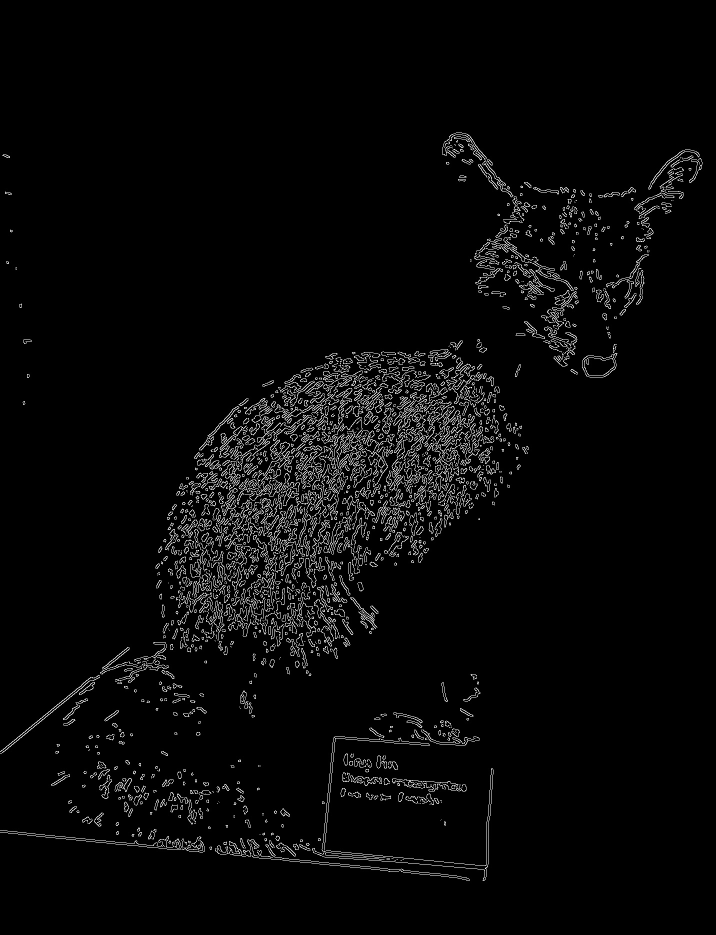
#> input picture output_imgs/edge_105_115.jpg, 1432 x 1870 px, given in place of fox.png, which was not available (shown at 1/2 size)
$ python edge_detect_v2.py
#> lines starting #> are read from the running program, lines starting #| are printed output that depends on the picture; after the words box and inside, x2 and y2 are one past the last pixel; in counts of white or black regions, pixels touching at a corner belong together; pictures that were not available may be replaced by others from this repository, and a replacement may not be noted
import cv2
import numpy as np

# Define the file to be processed
file = "fox.png"

# Load the image in grayscale
img = cv2.imread(file, cv2.IMREAD_GRAYSCALE)
#> img is the input picture: shape (1870, 1432); min 0, max 255, mean 8.2

# Apply Gaussian blur to reduce noise
img_blur = cv2.GaussianBlur(img, (9,9), 0)

# Define a range of threshold values to try
thresholds1 = np.arange(5, 200, 10)
thresholds = np.arange(5, 200, 10)

# Initialize variables to store the minimum number of edges found and the corresponding threshold value
min_edges = float('inf')
best_threshold = 0

# Loop over the threshold values and compute the number of edges for each
for t1 in thresholds1:
    for threshold in thresholds:
        if t1 == threshold:
            continue
        edges = cv2.Canny(img_blur, threshold1=t1, threshold2=threshold)
        img_blur2 = cv2.GaussianBlur(edges, (9,9), 0)
        edges2 = cv2.Canny(img_blur2, threshold1=t1, threshold2=threshold)
        num_edges = np.sum(edges2 > 0)
        if num_edges < min_edges:
            min_edges = num_edges
            best_threshold = threshold
        cv2.imwrite(f'output_imgs/edge_{t1}_{threshold}.jpg', edges2)
#> this loop made 20 passes
#> pass 1, `cv2.imwrite(f'output_imgs/edge_{t1}_{threshold}.jpg', edges2)`:
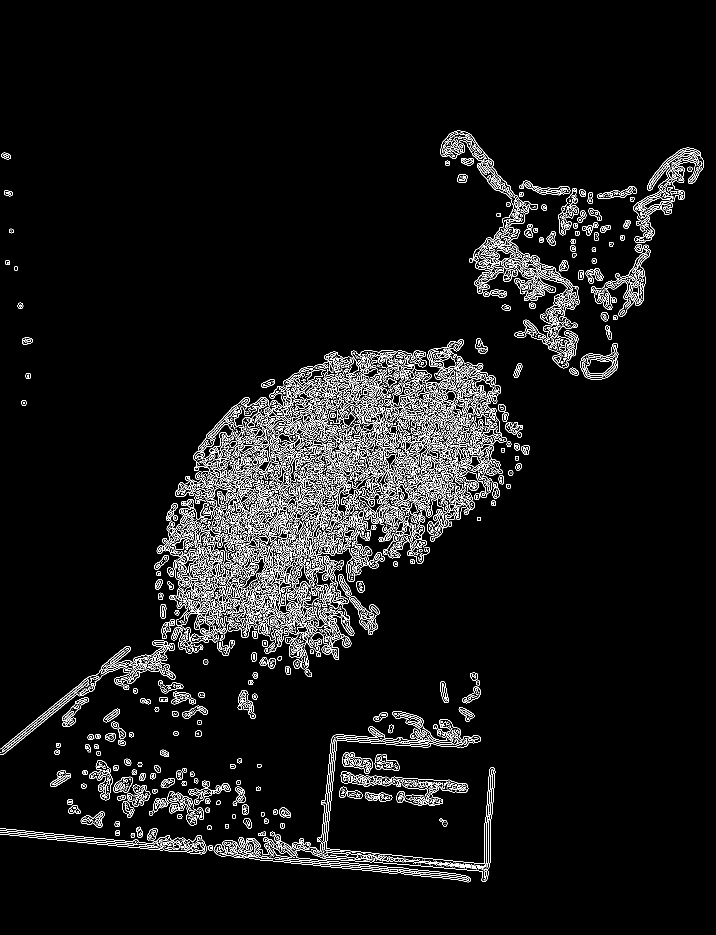
#> saved as edge_5_15.jpg: shape (1870, 1432) (shown at 1/2 size); 5.2% white in thin lines or dots, all inside (x1, y1, x2, y2) = (0, 261, 1408, 1765)
#> after the loop:
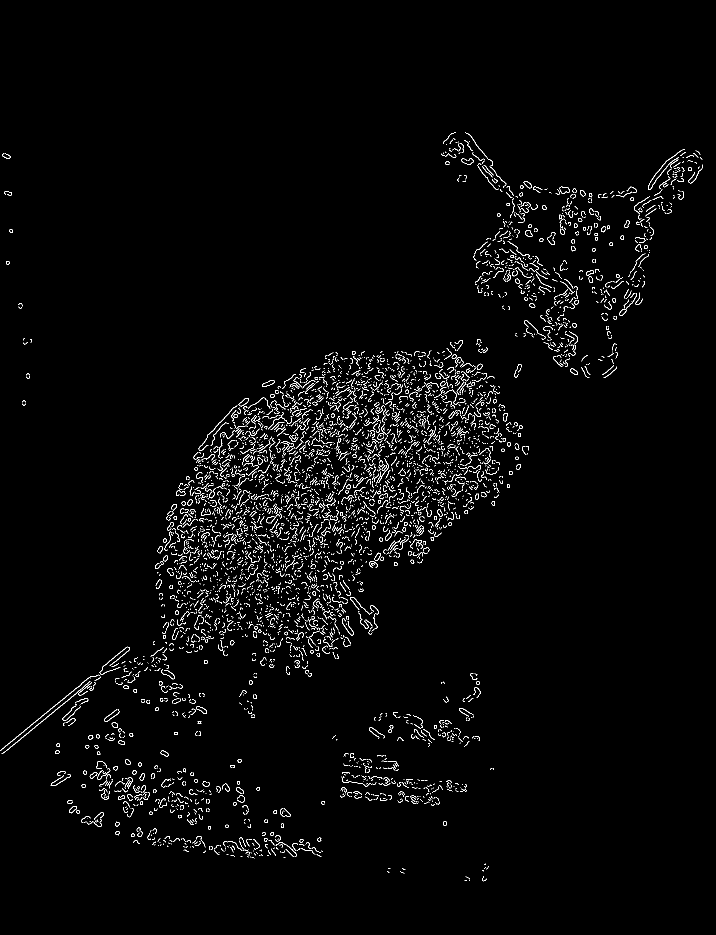
#> edges: shape (1870, 1432) (shown at 1/2 size); 2.1% white in thin lines or dots, all inside (x1, y1, x2, y2) = (0, 264, 1406, 1763)
#> after the loop:
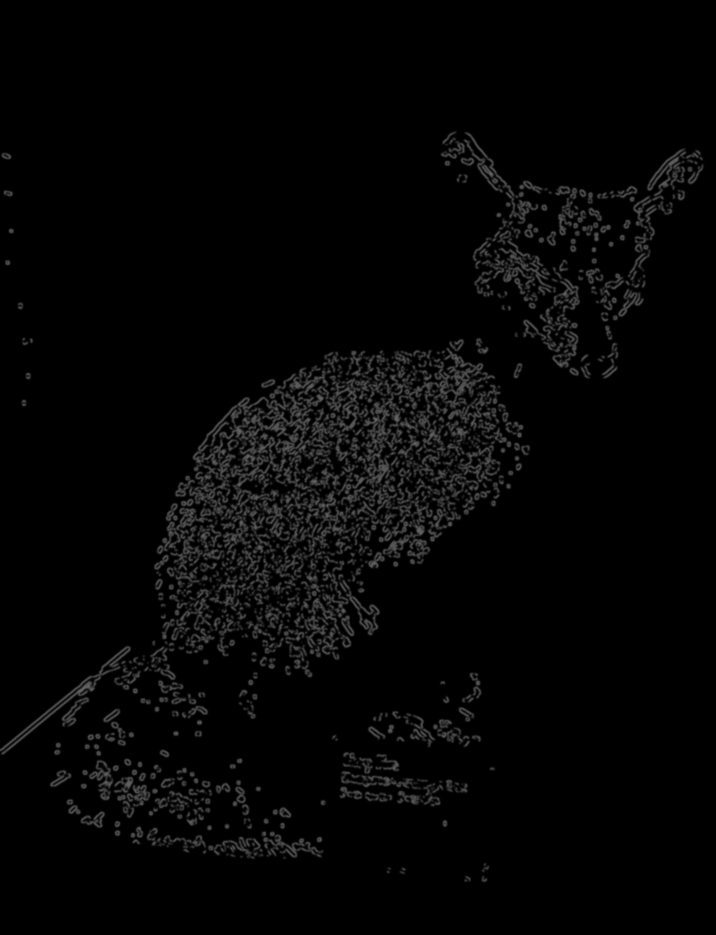
#> img_blur2: shape (1870, 1432) (shown at 1/2 size); min 0, max 106, mean 5.3
#> after the loop, best_threshold = 195; min_edges = 48712

# Apply the edge detection algorithm with the best threshold found
edges = cv2.Canny(img_blur, threshold1=best_threshold*0.4, threshold2=best_threshold)
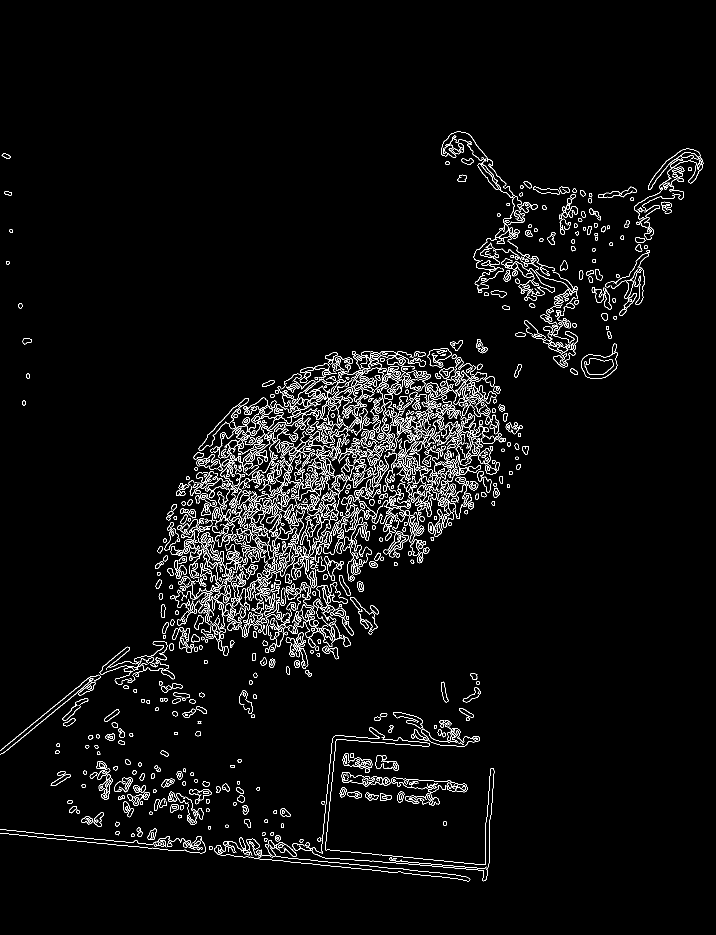
#> edges: shape (1870, 1432) (shown at 1/2 size); 3.5% white in thin lines or dots, all inside (x1, y1, x2, y2) = (0, 263, 1407, 1763)
img_blur2 = cv2.GaussianBlur(edges, (9,9), 0)
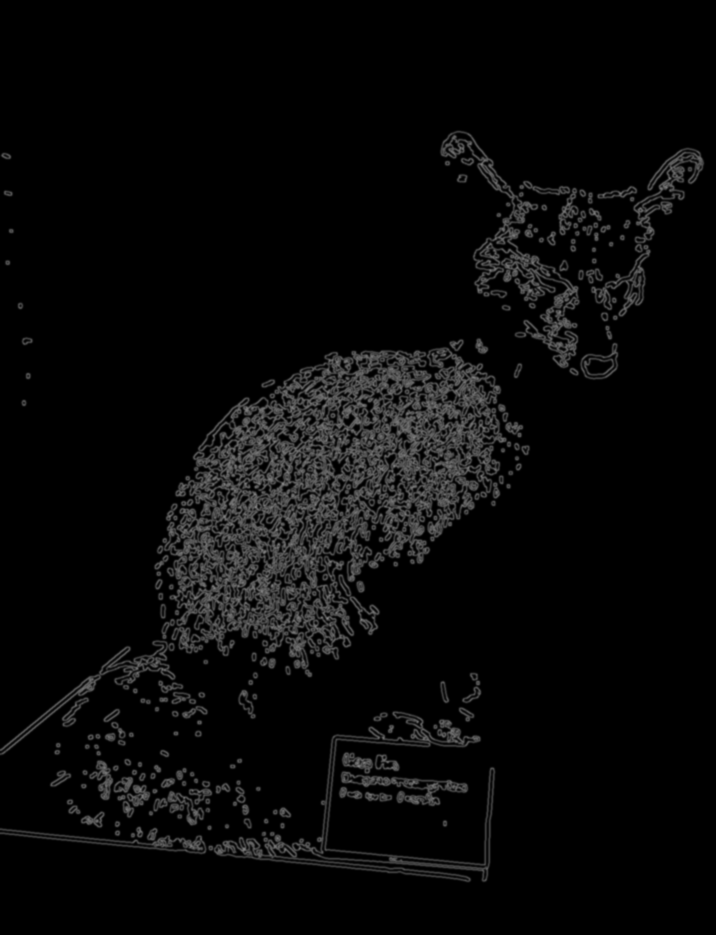
#> img_blur2: shape (1870, 1432) (shown at 1/2 size); min 0, max 134, mean 9
edges2 = cv2.Canny(img_blur2, threshold1=best_threshold*0.8, threshold2=best_threshold)
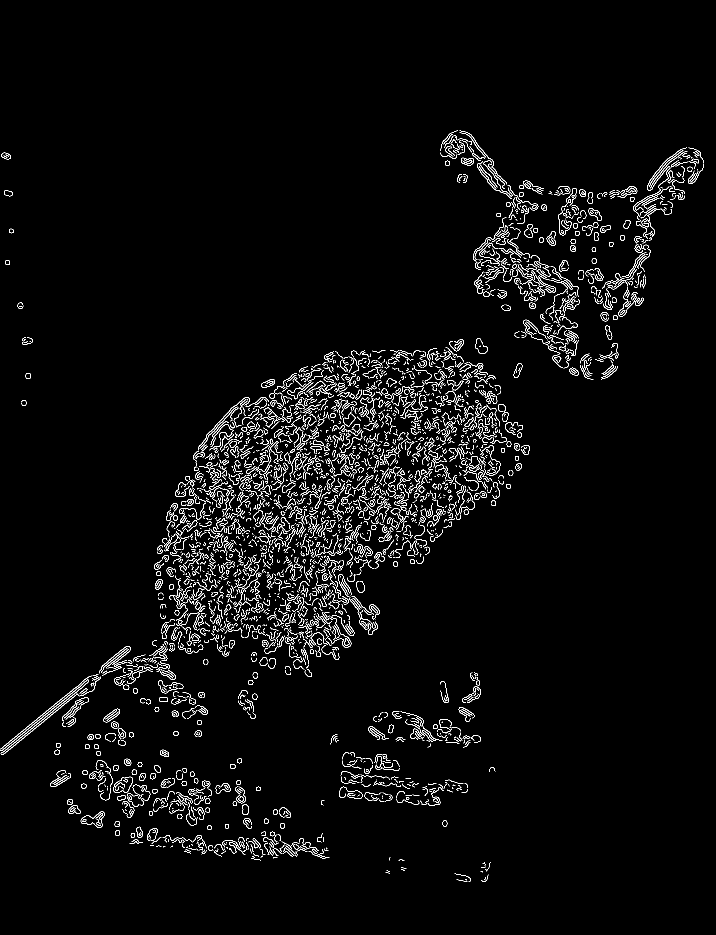
#> edges2: shape (1870, 1432) (shown at 1/2 size); 3% white in thin lines or dots, all inside (x1, y1, x2, y2) = (0, 261, 1408, 1764)

# Display the original image and the edges detected
cv2.imshow('Original Image', img)
cv2.imshow('Edges', edges2)
cv2.waitKey(0)
cv2.destroyAllWindows()
